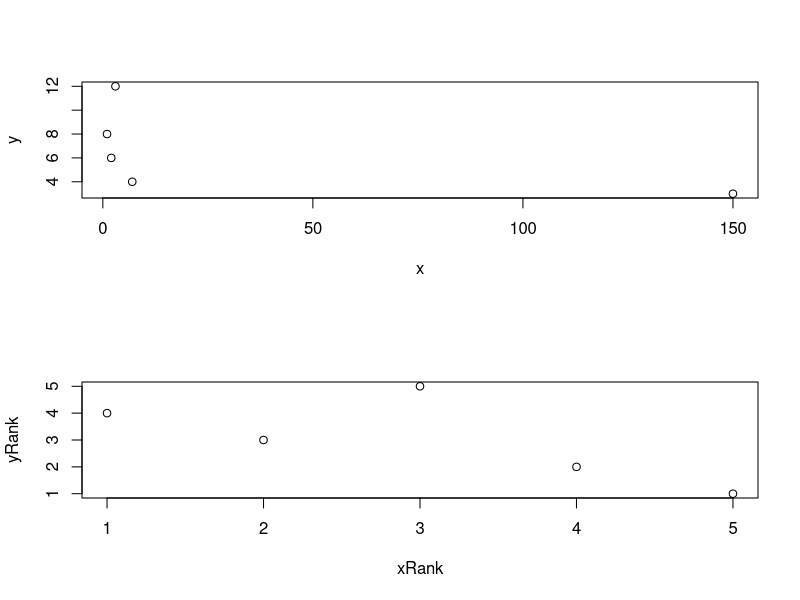

Write R code to recreate this figure.
#function for computing spearman based on the formulas 
mySpearman = function(x,y){
  xRank = rank(x)
  yRank = rank(y)
  if(anyDuplicated(x) + anyDuplicated(y) == 0){
    print("There aren't any duplicates")
    1-(6*sum((xRank -yRank)^2)/(length(x)*(length(x)^2-1)))
  }
  else{
    print("There are duplicates")
    sum((xRank-mean(xRank)) * (yRank-mean(yRank))) / sqrt(sum((xRank-mean(xRank))^2) * sum((yRank-mean(yRank))^2))
  }
}

x = c(2,7,1,150,3)
y = c(6,4,8,3,12)

#checking for duplicates (anyDuplicated(x) returns the number of duplicates in x)
anyDuplicated(x) + anyDuplicated(y)

#returns a vector of ranks. check the manual for the different approaches how to deal with ties / duplicates
xRank = rank(x)
yRank = rank(y)

#Plotting the raw values and the ranks of x and y
dev.off()
par(mfrow=c(2,1))
plot(x=x,y=y)
plot(x=xRank, y=yRank)

#adding Spearman calculated with the built-in function and as the pearson coeff based on the ranks
paste("Spearman",cor(x, y, method="spearman"))
paste("Pearson on Ranks",cor(xRank, yRank, method="pearson"))
mySpearman(x,y)


#computing spearman with duplicates
x = c(2,7,1,150,3)
y = c(6,4,6,3,12)

xRank = rank(x)
yRank = rank(y)

paste("Spearman",cor(x, y, method="spearman"))
paste("Pearson on Ranks",cor(xRank, yRank, method="pearson"))
mySpearman(x,y)
